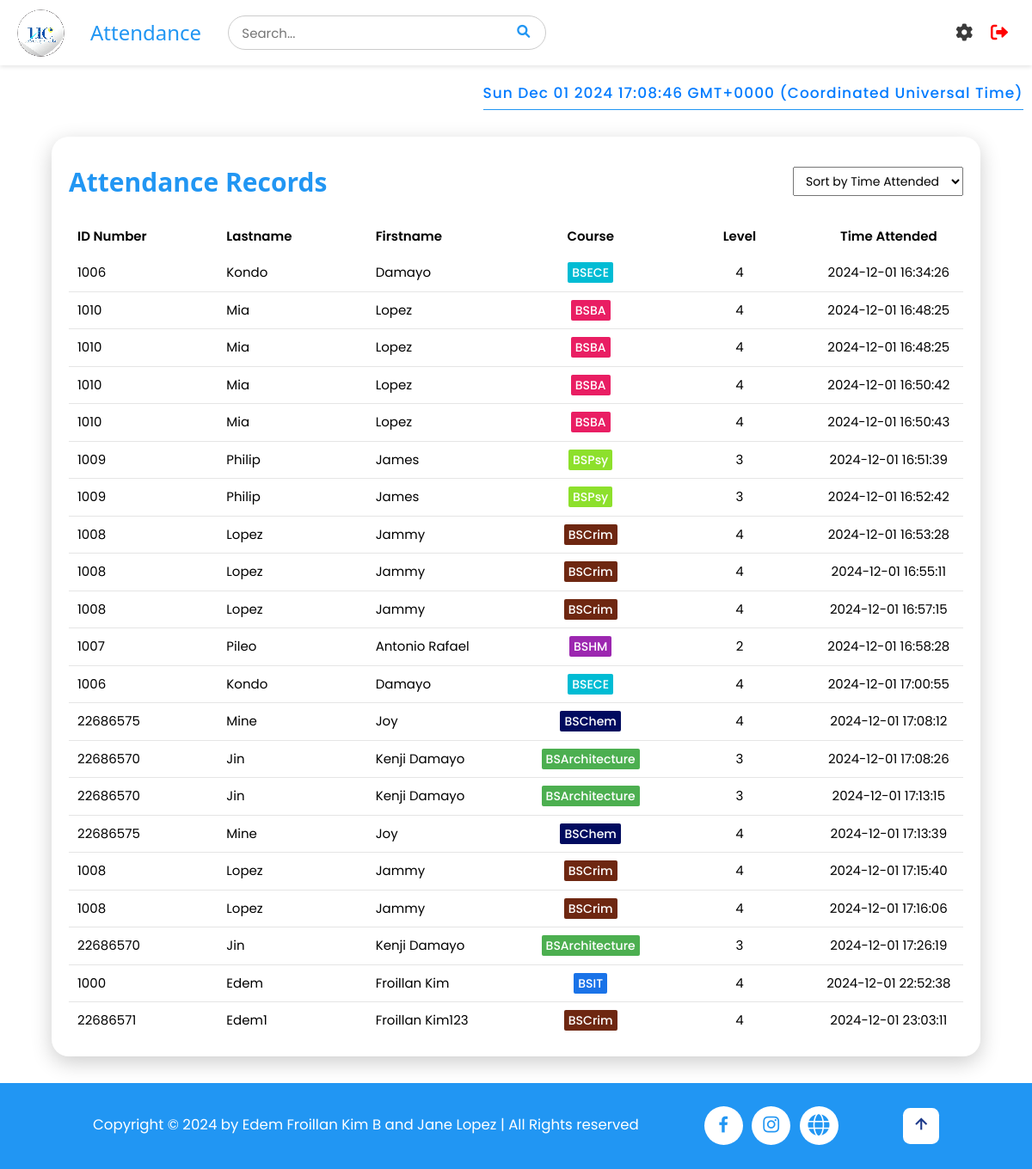
The app's page /viewstudent (signed in), older data.
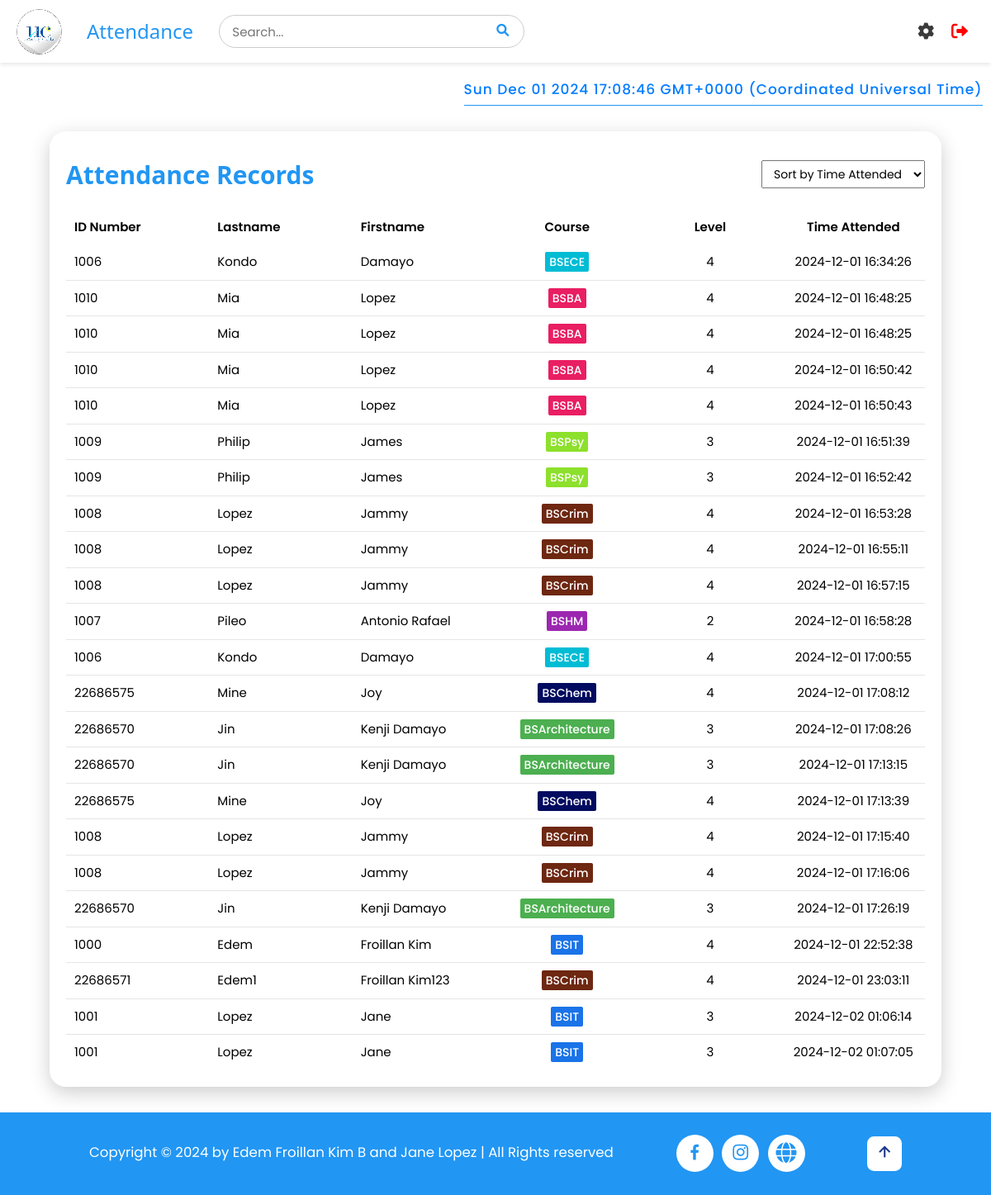
The same page, newer data.
### tables this page shows
CREATE TABLE attendance (
    id INTEGER PRIMARY KEY AUTOINCREMENT,
    idno VARCHAR(10),
    firstname VARCHAR(50),
    lastname VARCHAR(50),
    course VARCHAR(10),
    level VARCHAR(5),
    time_attended DATETIME DEFAULT CURRENT_TIMESTAMP,
    FOREIGN KEY (idno) REFERENCES students(idno)
);

### app.py (the view)
@app.route('/viewstudent')
def viewstudent():
    if 'username' in session:
        pagetitle = "Attendance"
        attendance_records = getall_records('attendance')  # Get all attendance records
        return render_template('viewattendance.html', data=attendance_records, pagetitle=pagetitle)
    else:
        flash("Please log in first!", "warning")
        return redirect(url_for('login'))

### app.py (called while the page is built)
@app.after_request
def after_request(response):
    response.headers['Cache-Control'] = 'no-store, no-cache, must-revalidate, post-check=0, pre-check=0, max-age=0'
    response.headers['Pragma'] = 'no-cache'
    response.headers['Expires'] = '-1'
    if hasattr(session, 'username') and 'username' not in session:
        response.headers['Cache-Control'] = 'no-store'
        response.headers['Pragma'] = 'no-cache'
        response.headers['Expires'] = '-1'
    return response

### dbhelper.py (called while the page is built)
def getprocess(sql: str, params=()) -> list:
    db = connect(database)
    cursor = db.cursor()
    cursor.row_factory = Row
    try:
        cursor.execute(sql, params)
        data = cursor.fetchall()
        return data
    finally:
        cursor.close()
        db.close()

def getall_records(table: str) -> list:
    sql = f'SELECT * FROM `{table}`'
    return getprocess(sql)

### templates/viewattendance.html (shortened to what this page needs)
{% extends 'base.html' %}
{% block header %}
    {% include 'header.html' %}
{% endblock %}
{% block content %}
<div id="timestamp"></div>
<div style="min-height: 100vh;">
    <div class="details">
        <div class="attendancecard">
            <div class="cardHeader">
                <h2>Attendance Records</h2>
                <select id="sortDropdown" class="sort-dropdown">
                    <option value="time_attended">Sort by Time Attended</option>
                </select>
            </div>
            <table class="attendanceTable">
                <thead>
                    <tr>
                        <td>ID Number</td>
                        <td>Lastname</td>
                        <td>Firstname</td>
                        <td>Course</td>
                        <td>Level</td>
                        <td>Time Attended</td>
                    </tr>
                </thead>
                <tbody>
                    {% for record in data %}
                        <tr>
                            <td>{{ record.idno }}</td>
                            <td>{{ record.lastname }}</td>
                            <td>{{ record.firstname }}</td>
                            <td class="w3-center" data-cell="COURSE:">
                                <span class="course-style course-{{ record['course']|lower }}">
                                    {{ record.course }}
                                </span>
                            </td>
                            <td>{{ record.level }}</td>
                            <td>{{ record.time_attended }}</td>
                        </tr>
                    {% endfor %}
                </tbody>
            </table>
        </div>
    </div>
</div>
{% endblock %}

### templates/base.html (shortened to what this page needs)
<!DOCTYPE html>
<html>
<head>
    <link rel='stylesheet' href="{{ url_for('static', filename='css/style.css') }}">
    <link rel="stylesheet" href="https://cdnjs.cloudflare.com/ajax/libs/font-awesome/6.0.0-beta3/css/all.min.css">
    <link href='https://unpkg.com/boxicons@2.1.4/css/boxicons.min.css' rel='stylesheet'>
</head>
<body>
    <div>
        {% block header %}{% endblock %}
        {% block content %}
        {% endblock %}
    </div>
 <footer class="footer">
        <div class="footer-text">
            <p>Copyright &copy; 2024 by Edem Froillan Kim B and Jane Lopez | All Rights reserved</p>
        </div>
        <div class="social-media">
            <a href="https://www.facebook.com/universityofcebuinc"><i class='bx bxl-facebook'></i></a>
            <a href="https://www.instagram.com/ucwebmaster"><i class='bx bxl-instagram'></i></a>
            <a href="https://www.universityofcebu.net/p/scholarship.html?m=1"><i class="fa-solid fa-globe"></i></a>
        </div>
        <div class="footer-iconTop">
            <a href="#home"><i class='bx bx-up-arrow-alt' ></i></a>
        </div>
    </footer>
</body>
</html>

### templates/header.html (shortened to what this page needs)
<div class="header">
    <div class="left-section">
        <img src="../static/images/logo.png" alt="Logo" id="logo">
        <h3 class="pagetitle">{{ pagetitle }}</h3>
        <div class="search" style="position: relative;">
        <input type="text" placeholder="Search..." id="search-bar">
        <button type="submit" id="search-button"><i class="fa fa-search"></i></button>
    </div>
    </div>
    <div class="menu" style="position: relative;">
    <i class="fa solid fa-gear" id="menu-icon"></i>
    <a href="/logout" id="logout">
        <i class="fa fa-sign-out-alt"></i>
    </a>
    </div>
</div>

### templates/base.html (style rules this page uses)
html { font-size: 65%; }

Row changes from the older to the newer data that the page shows:
added attendance: idno "1001", lastname "Lopez", firstname "Jane", course "BSIT", level "3", time_attended "2024-12-02 01:06:14"
added attendance: idno "1001", lastname "Lopez", firstname "Jane", course "BSIT", level "3", time_attended "2024-12-02 01:07:05"
